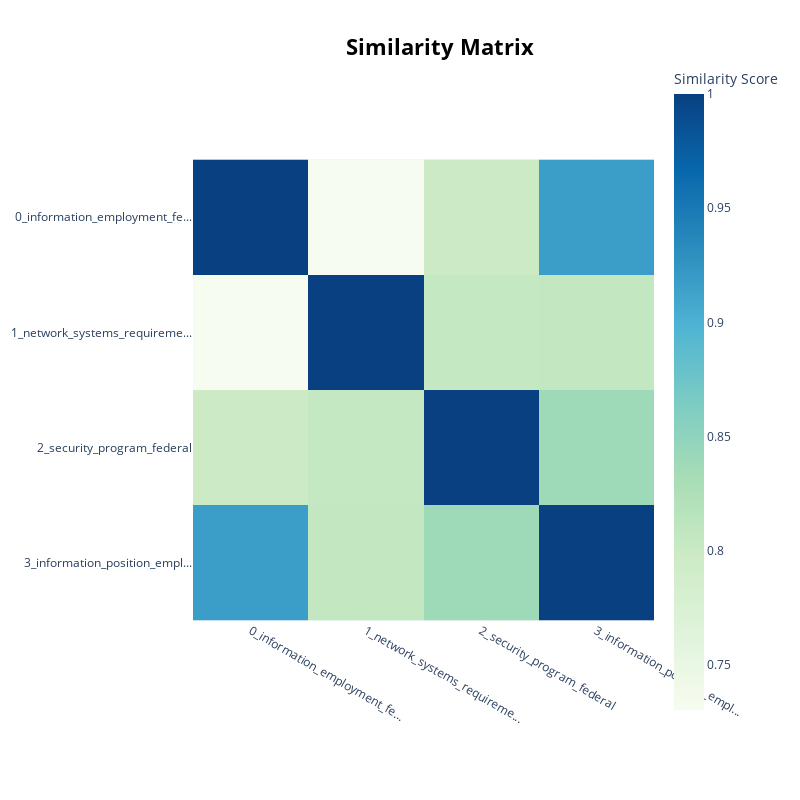

The code cell stored with this chart in its notebook:
### Code cell
topic_model_usa.visualize_heatmap()

### Figure 1 — Plotly figure (JSON) as saved in the notebook; plotly's stock layout.template omitted (floating-point values rounded to 4 significant figures)
{"data": [{"coloraxis": "coloraxis", "hovertemplate": "x: %{x}<br>y: %{y}<br>Similarity Score: %{z}<extra></extra>", "name": "0", "type": "heatmap", "x": ["0_information_employment_fe...", "1_network_systems_requireme...", "2_security_program_federal", "3_information_position_empl..."], "xaxis": "x", "y": ["0_information_employment_fe...", "1_network_systems_requireme...", "2_security_program_federal", "3_information_position_empl..."], "yaxis": "y", "z": [[1.0, 0.7303, 0.7976, 0.9171], [0.7303, 1.0, 0.8048, 0.8067], [0.7976, 0.8048, 1.0, 0.838], [0.9171, 0.8067, 0.838, 1.0]]}], "layout": {"coloraxis": {"colorbar": {"title": {"text": "Similarity Score"}}, "colorscale": [[0, "rgb(247,252,240)"], [0.125, "rgb(224,243,219)"], [0.25, "rgb(204,235,197)"], [0.375, "rgb(168,221,181)"], [0.5, "rgb(123,204,196)"], [0.625, "rgb(78,179,211)"], [0.75, "rgb(43,140,190)"], [0.875, "rgb(8,104,172)"], [1, "rgb(8,64,129)"]]}, "height": 800, "hoverlabel": {"bgcolor": "white", "font": {"family": "Rockwell", "size": 16}}, "legend": {"title": {"text": "Trend"}}, "margin": {"t": 60}, "showlegend": true, "title": {"font": {"color": "Black", "size": 22}, "text": "<b>Similarity Matrix</b>", "x": 0.55, "xanchor": "center", "y": 0.95, "yanchor": "top"}, "width": 800, "xaxis": {"anchor": "y", "constrain": "domain", "domain": [0, 1], "scaleanchor": "y"}, "yaxis": {"anchor": "x", "autorange": "reversed", "constrain": "domain", "domain": [0, 1]}}}
